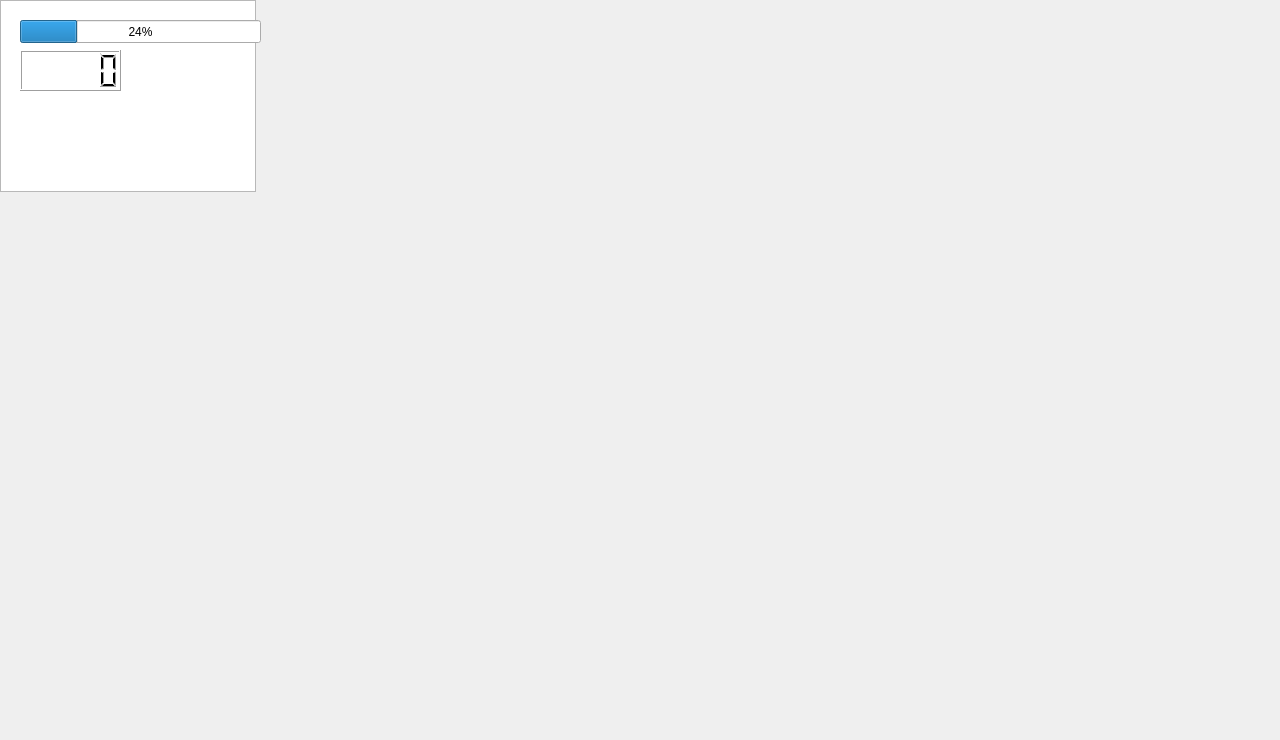
<?xml version="1.0" encoding="UTF-8"?>
<ui version="4.0">
 <class>Level1</class>
 <widget class="QWidget" name="Level1">
  <property name="geometry">
   <rect>
    <x>0</x>
    <y>0</y>
    <width>1280</width>
    <height>740</height>
   </rect>
  </property>
  <property name="minimumSize">
   <size>
    <width>1280</width>
    <height>740</height>
   </size>
  </property>
  <property name="maximumSize">
   <size>
    <width>1280</width>
    <height>740</height>
   </size>
  </property>
  <property name="windowTitle">
   <string>Form</string>
  </property>
  <widget class="QGraphicsView" name="graphicsView">
   <property name="geometry">
    <rect>
     <x>0</x>
     <y>0</y>
     <width>256</width>
     <height>192</height>
    </rect>
   </property>
  </widget>
  <widget class="QProgressBar" name="progressBar">
   <property name="geometry">
    <rect>
     <x>20</x>
     <y>20</y>
     <width>241</width>
     <height>23</height>
    </rect>
   </property>
   <property name="styleSheet">
    <string notr="true"/>
   </property>
   <property name="value">
    <number>24</number>
   </property>
  </widget>
  <widget class="QLCDNumber" name="lcdNumber">
   <property name="geometry">
    <rect>
     <x>20</x>
     <y>50</y>
     <width>101</width>
     <height>41</height>
    </rect>
   </property>
   <property name="styleSheet">
    <string notr="true">border-color: rgb(255, 0, 0);
border-top-color: rgb(255, 0, 0);
gridline-color: rgb(255, 0, 0);
selection-background-color: rgb(255, 0, 0);</string>
   </property>
  </widget>
 </widget>
 <resources/>
 <connections/>
</ui>
